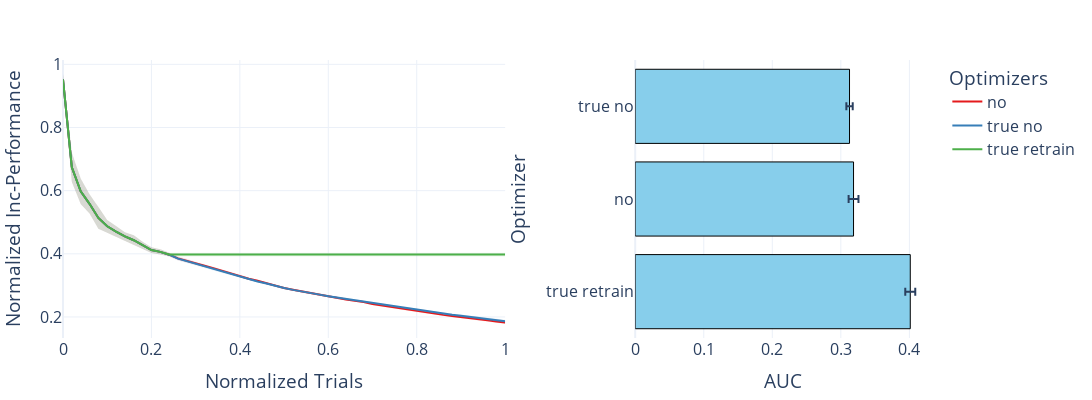

Notebook source saved alongside this figure:
### Code cell
plot_one_thing('adjust_pc')
